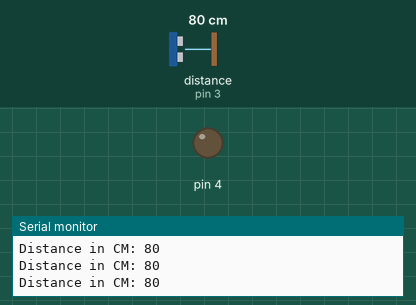
A sketch run on a simulated Arduino Uno, built with avr-gcc and run on an emulated ATmega328P. Parts: output pins drawn as LEDs (lit = HIGH), the last lines printed to the serial monitor. Inputs (shaded band) come from the test bench; at power-on: distance to the obstacle (sensor on pin 3) 80 cm.

Above: at 1.2 s.
1.3 s: distance to the obstacle (sensor on pin 3) set to 6 cm
2.8 s: distance to the obstacle (sensor on pin 3) set to 3 cm
At 3.8 s:
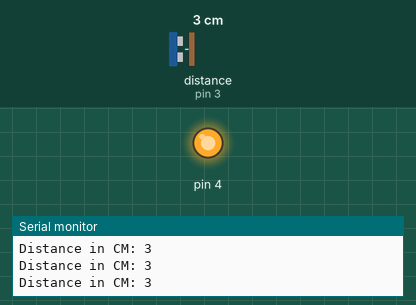
4.3 s: distance to the obstacle (sensor on pin 3) set to 9 cm
At 5.4 s:
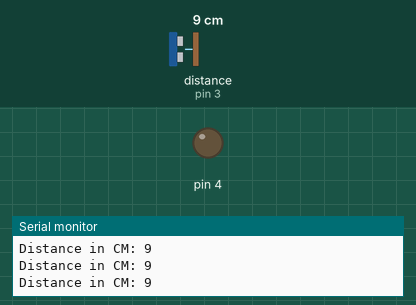
5.8 s: distance to the obstacle (sensor on pin 3) set to 2 cm
At 7.2 s:
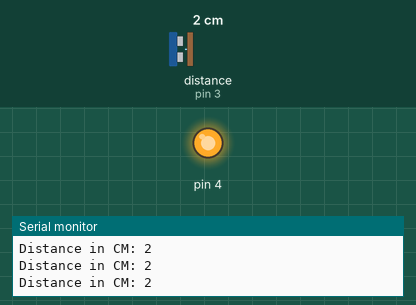
Timing chart, 0 to 8.3 s (numbered marks = the images above; inputs shaded):
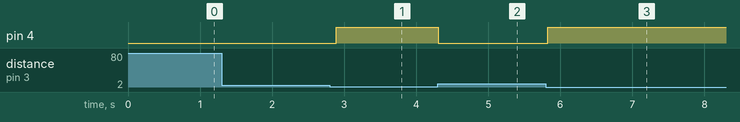

Measured:
- the behaviour switches between 5 and 4 cm on distance to the obstacle (sensor on pin 3) (found by bisection; images 0 and 1)
- after the input at 2.8 s, pin 4: LOW → HIGH after 0.09 s
- after the input at 4.3 s, pin 4: HIGH → LOW at once
- after the input at 5.8 s, pin 4: LOW → HIGH at once

The sketch:

ultrasonic_led.ino
```cpp
#include <Ultrasonic.h>

Ultrasonic ultrasonic(2, 3);

void setup() {
  Serial.begin(9600);
  pinMode(4, OUTPUT);
}

void loop() {
  int distance = ultrasonic.distanceRead();
  Serial.print("Distance in CM: ");
  // Pass INC as a parameter to get the distance in inches
  Serial.println(distance);
  if (distance < 5) {
    digitalWrite(4, HIGH);
  } else {
    digitalWrite(4, LOW);
  }
  delay(100);
}
```
